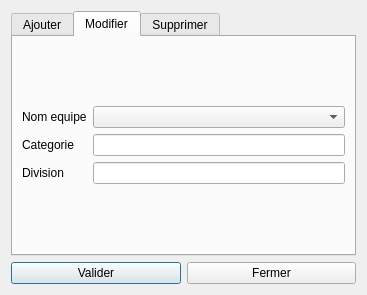
<?xml version="1.0" encoding="UTF-8"?>
<ui version="4.0">
 <class>FenetreVisualisation</class>
 <widget class="QDialog" name="FenetreVisualisation">
  <property name="geometry">
   <rect>
    <x>0</x>
    <y>0</y>
    <width>367</width>
    <height>295</height>
   </rect>
  </property>
  <property name="windowTitle">
   <string>Equipes</string>
  </property>
  <layout class="QGridLayout" name="gridLayout_5">
   <item row="0" column="0">
    <widget class="QTabWidget" name="tabWidget">
     <property name="currentIndex">
      <number>1</number>
     </property>
     <widget class="QWidget" name="tab">
      <attribute name="title">
       <string>Ajouter</string>
      </attribute>
      <layout class="QGridLayout" name="gridLayout_4">
       <item row="0" column="0">
        <layout class="QGridLayout" name="gridLayout">
         <item row="0" column="1">
          <widget class="QLineEdit" name="lineEdit"/>
         </item>
         <item row="2" column="0">
          <widget class="QLabel" name="label_4">
           <property name="text">
            <string>Division </string>
           </property>
          </widget>
         </item>
         <item row="0" column="0">
          <widget class="QLabel" name="label">
           <property name="text">
            <string>Nom equipe</string>
           </property>
          </widget>
         </item>
         <item row="1" column="0">
          <widget class="QLabel" name="label_5">
           <property name="text">
            <string>Categorie</string>
           </property>
          </widget>
         </item>
         <item row="1" column="1">
          <widget class="QLineEdit" name="lineEdit_cat"/>
         </item>
         <item row="2" column="1">
          <widget class="QLineEdit" name="lineEdit_2"/>
         </item>
        </layout>
       </item>
      </layout>
     </widget>
     <widget class="QWidget" name="tab_3">
      <attribute name="title">
       <string>Modifier</string>
      </attribute>
      <layout class="QGridLayout" name="gridLayout_7">
       <item row="0" column="0">
        <layout class="QGridLayout" name="gridLayout_6">
         <item row="2" column="0">
          <widget class="QLabel" name="label_6">
           <property name="text">
            <string>Division </string>
           </property>
          </widget>
         </item>
         <item row="0" column="0">
          <widget class="QLabel" name="label_2">
           <property name="text">
            <string>Nom equipe</string>
           </property>
          </widget>
         </item>
         <item row="1" column="0">
          <widget class="QLabel" name="label_7">
           <property name="text">
            <string>Categorie</string>
           </property>
          </widget>
         </item>
         <item row="1" column="1">
          <widget class="QLineEdit" name="lineEdit_cat_2"/>
         </item>
         <item row="2" column="1">
          <widget class="QLineEdit" name="lineEdit_4"/>
         </item>
         <item row="0" column="1">
          <widget class="QComboBox" name="comboBox_2"/>
         </item>
        </layout>
       </item>
      </layout>
     </widget>
     <widget class="QWidget" name="tab_2">
      <attribute name="title">
       <string>Supprimer</string>
      </attribute>
      <layout class="QGridLayout" name="gridLayout_2">
       <item row="0" column="0">
        <widget class="QComboBox" name="comboBox"/>
       </item>
      </layout>
     </widget>
    </widget>
   </item>
   <item row="1" column="0">
    <layout class="QGridLayout" name="gridLayout_3">
     <item row="0" column="0">
      <widget class="QPushButton" name="pushAjouter">
       <property name="text">
        <string>Valider</string>
       </property>
      </widget>
     </item>
     <item row="0" column="1">
      <widget class="QPushButton" name="pushButton_Annuler">
       <property name="text">
        <string>Fermer</string>
       </property>
      </widget>
     </item>
    </layout>
   </item>
  </layout>
 </widget>
 <resources/>
 <connections/>
</ui>
